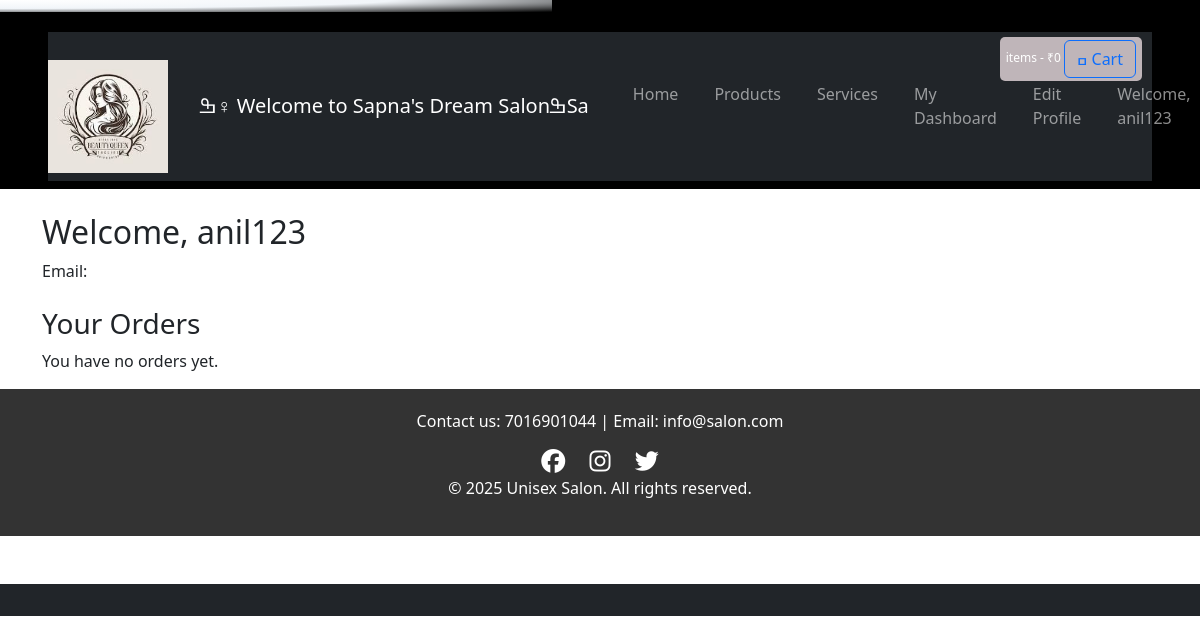
The page /cart1/dashboard/ (signed in) on the database as committed earlier.
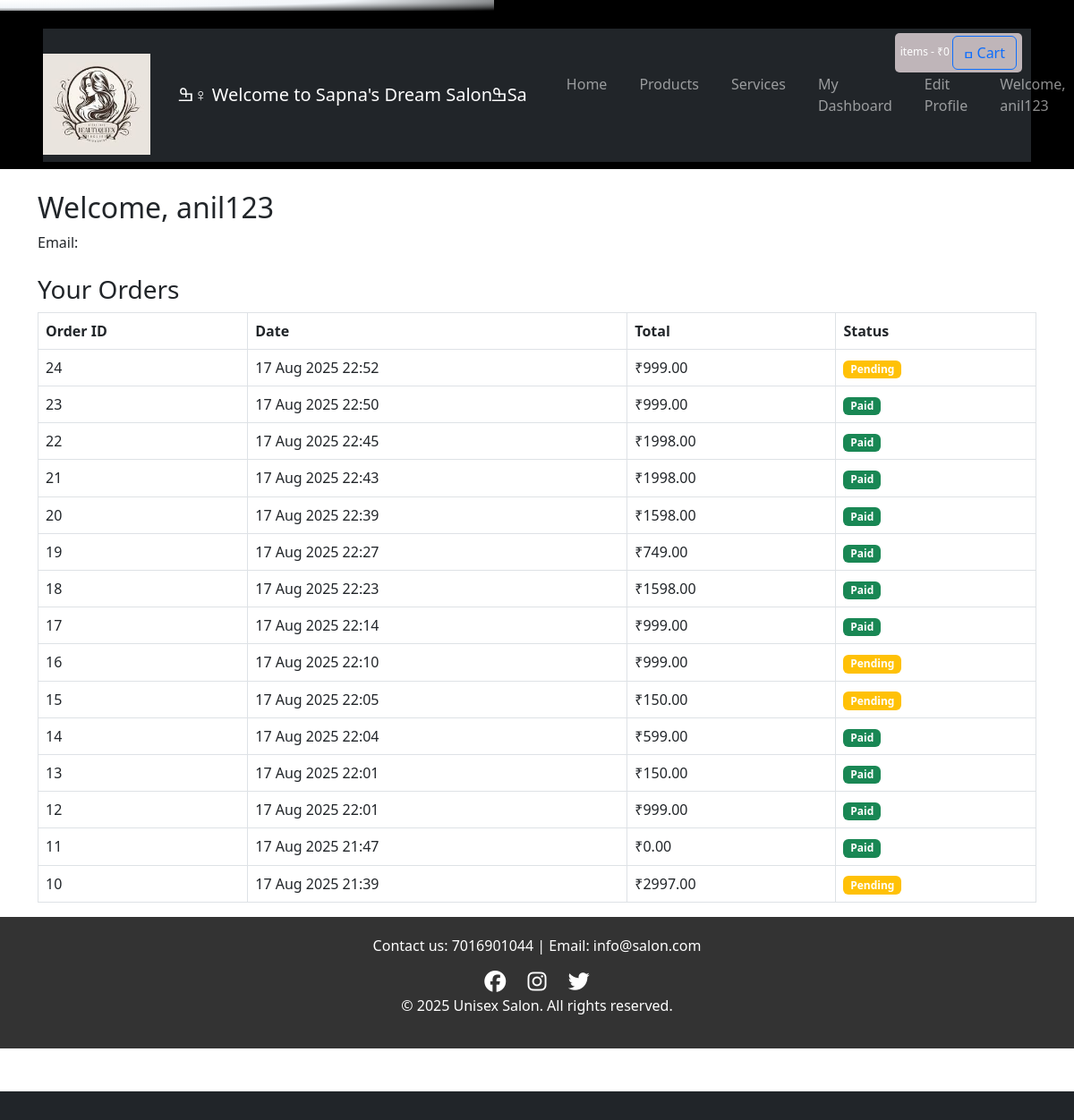
The same page on the database as committed later.
### cart1/models.py (models this page shows, shortened)
class Order(models.Model):
    customer = models.ForeignKey(Customer, on_delete=models.CASCADE)
    total_price = models.DecimalField(max_digits=10, decimal_places=2)
    is_paid = models.BooleanField(default=False)  # will be True after successful payment
    payment_id = models.CharField(max_length=255, blank=True)  # store gateway payment reference
    created_at = models.DateTimeField(auto_now_add=True)

### cart1/views.py (the view)
# urls.py: path('dashboard/', views.dashboard_view, name='dashboard'),
@login_required
def dashboard_view(request):
    customer, _ = Customer.objects.get_or_create(
        user=request.user,
        defaults={'full_name': request.user.get_full_name(), 'email': request.user.email}
    )
    orders = Order.objects.filter(customer=customer).order_by('-id')
    return render(request, 'dashboard.html', {'orders': orders})

### cart1/context_processors.py (called while the page is built)
def cart(request):
        console.log(f"incp")
        return {'cart': Cart1(request)}

### cart1/templates/dashboard.html
{% extends 'core/base.html' %}
{% load static %}
{% block content %}
<div class="container mt-4">
    <h2>Welcome, {{ user.username }}</h2>
    <p>Email: {{ user.email }}</p>
    <h3 class="mt-4">Your Orders</h3>
    {% if orders %}
        <table class="table table-bordered mt-2">
            <thead>
                <tr>
                    <th>Order ID</th>
                    <th>Date</th>
                    <th>Total</th>
                    <th>Status</th>
                </tr>
            </thead>
            <tbody>
                {% for order in orders %}
                <tr>
                    <td>{{ order.id }}</td>
                    <td>{{ order.created_at|date:"d M Y H:i" }}</td>
                    <td>₹{{ order.total_price }}</td>
                    <td>
                        {% if order.is_paid %}
                            <span class="badge bg-success">Paid</span>
                        {% else %}
                            <span class="badge bg-warning">Pending</span>
                        {% endif %}
                    </td>
                </tr>
                {% endfor %}
            </tbody>
        </table>
    {% else %}
        <p>You have no orders yet.</p>
    {% endif %}
</div>
{% endblock %}

Rows that differ between the two databases and show on the page:
added Order: id "24", created_at "17 Aug 2025 22:52", total_price "999.00", is_paid "Pending"
added Order: id "23", created_at "17 Aug 2025 22:50", total_price "999.00", is_paid "Paid"
added Order: id "22", created_at "17 Aug 2025 22:45", total_price "1998.00", is_paid "Paid"
added Order: id "21", created_at "17 Aug 2025 22:43", total_price "1998.00", is_paid "Paid"
added Order: id "20", created_at "17 Aug 2025 22:39", total_price "1598.00", is_paid "Paid"
added Order: id "19", created_at "17 Aug 2025 22:27", total_price "749.00", is_paid "Paid"
added Order: id "18", created_at "17 Aug 2025 22:23", total_price "1598.00", is_paid "Paid"
added Order: id "17", created_at "17 Aug 2025 22:14", total_price "999.00", is_paid "Paid"
added Order: id "16", created_at "17 Aug 2025 22:10", total_price "999.00", is_paid "Pending"
added Order: id "15", created_at "17 Aug 2025 22:05", total_price "150.00", is_paid "Pending"
added Order: id "14", created_at "17 Aug 2025 22:04", total_price "599.00", is_paid "Paid"
added Order: id "13", created_at "17 Aug 2025 22:01", total_price "150.00", is_paid "Paid"
added Order: id "12", created_at "17 Aug 2025 22:01", total_price "999.00", is_paid "Paid"
added Order: id "11", created_at "17 Aug 2025 21:47", total_price "0.00", is_paid "Paid"
added Order: id "10", created_at "17 Aug 2025 21:39", total_price "2997.00", is_paid "Pending"
Other text that changed with them:
text no longer shown: "You have no orders yet."
text now shown: "Order ID Date Total Status"
